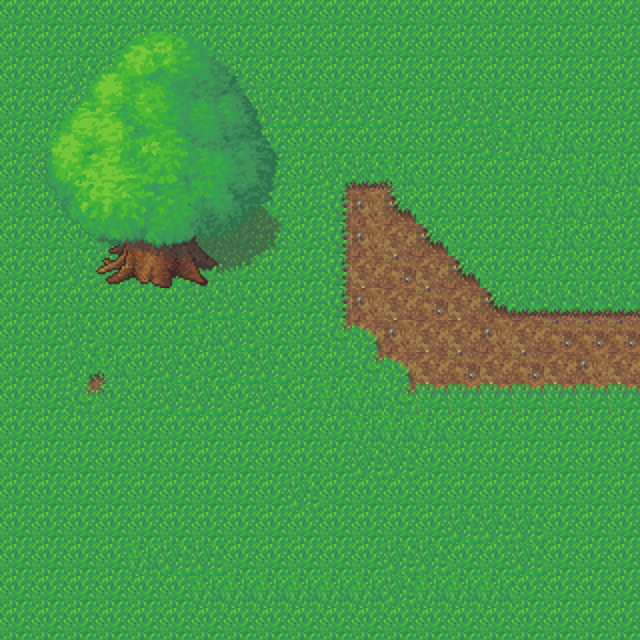

A 2D game scene composited from a Tiled map and its tileset images. What follows is a short description and the map's XML, with each tile layer's data collapsed to a summary:
An orthogonal 20x20 tile map with 32x32 px tiles, 2 tile layers (floor, big_trees), 2 tilesets.

<map version="1.0" orientation="orthogonal" renderorder="right-down" width="20" height="20" tilewidth="32" tileheight="32" nextobjectid="5">
 <tileset firstgid="1" name="grass-tiles-2-small" tilewidth="32" tileheight="32" tilecount="72">
  <image source="tileset/grass-tiles-2-small.png" width="384" height="192" />
 </tileset>
 <tileset firstgid="73" name="tree2-final" tilewidth="32" tileheight="32" tilecount="64">
  <image source="tileset/tree2-final.png" width="256" height="256" />
 </tileset>
 <layer name="floor" width="20" height="20">
  <data>[400 cells, 400 non-empty, 19 distinct tile ids]</data>
 </layer>
 <layer name="big_trees" width="20" height="20">
  <data>[400 cells, 64 non-empty, 64 distinct tile ids]</data>
 </layer>
</map>
